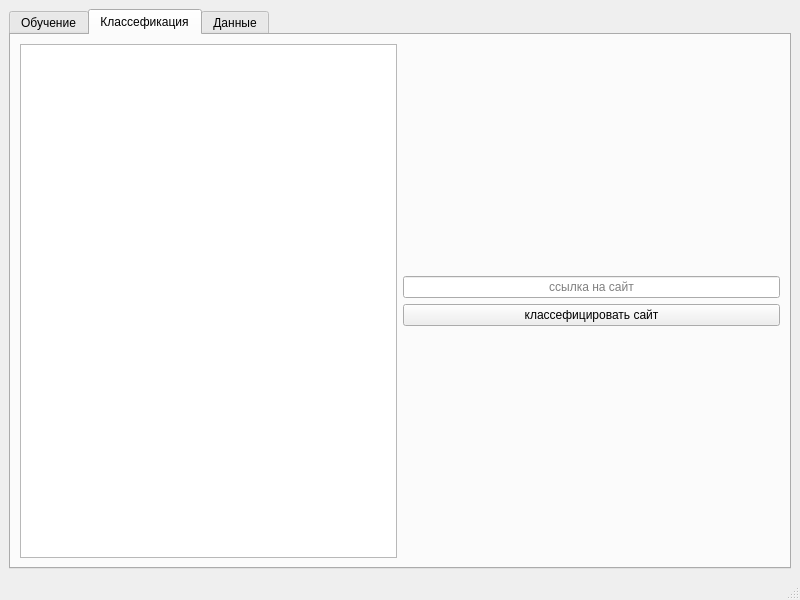
<?xml version="1.0" encoding="UTF-8"?>
<ui version="4.0">
 <class>MainWindow</class>
 <widget class="QMainWindow" name="MainWindow">
  <property name="geometry">
   <rect>
    <x>0</x>
    <y>0</y>
    <width>800</width>
    <height>600</height>
   </rect>
  </property>
  <property name="windowTitle">
   <string>Классефикатор сайтов</string>
  </property>
  <widget class="QWidget" name="centralwidget">
   <layout class="QHBoxLayout" name="horizontalLayout_4">
    <item>
     <widget class="QTabWidget" name="tabWidget">
      <property name="enabled">
       <bool>true</bool>
      </property>
      <property name="accessibleName">
       <string/>
      </property>
      <property name="autoFillBackground">
       <bool>false</bool>
      </property>
      <property name="currentIndex">
       <number>1</number>
      </property>
      <widget class="QWidget" name="train_tab">
       <attribute name="title">
        <string>Обучение</string>
       </attribute>
       <layout class="QHBoxLayout" name="horizontalLayout_2">
        <item>
         <layout class="QVBoxLayout" name="verticalLayout_2">
          <item>
           <widget class="QComboBox" name="ch_model">
            <item>
             <property name="text">
              <string>LogisticRegression</string>
             </property>
            </item>
            <item>
             <property name="text">
              <string>DecisionTreeClassifier</string>
             </property>
            </item>
            <item>
             <property name="text">
              <string>LinearDiscriminantAnalysis</string>
             </property>
            </item>
           </widget>
          </item>
          <item>
           <widget class="QComboBox" name="ch_cv">
            <item>
             <property name="text">
              <string>CountVectorizer</string>
             </property>
            </item>
            <item>
             <property name="text">
              <string>TfidfVectorizer</string>
             </property>
            </item>
           </widget>
          </item>
          <item>
           <widget class="QPushButton" name="train">
            <property name="text">
             <string>обучить</string>
            </property>
           </widget>
          </item>
          <item>
           <widget class="QPlainTextEdit" name="consol_train">
            <property name="enabled">
             <bool>true</bool>
            </property>
            <property name="mouseTracking">
             <bool>false</bool>
            </property>
            <property name="tabletTracking">
             <bool>false</bool>
            </property>
            <property name="verticalScrollBarPolicy">
             <enum>Qt::ScrollBarAsNeeded</enum>
            </property>
            <property name="horizontalScrollBarPolicy">
             <enum>Qt::ScrollBarAsNeeded</enum>
            </property>
            <property name="sizeAdjustPolicy">
             <enum>QAbstractScrollArea::AdjustIgnored</enum>
            </property>
            <property name="tabChangesFocus">
             <bool>false</bool>
            </property>
            <property name="lineWrapMode">
             <enum>QPlainTextEdit::NoWrap</enum>
            </property>
            <property name="readOnly">
             <bool>true</bool>
            </property>
            <property name="plainText">
             <string/>
            </property>
            <property name="overwriteMode">
             <bool>false</bool>
            </property>
            <property name="backgroundVisible">
             <bool>false</bool>
            </property>
            <property name="centerOnScroll">
             <bool>false</bool>
            </property>
            <property name="placeholderText">
             <string/>
            </property>
           </widget>
          </item>
         </layout>
        </item>
        <item>
         <widget class="QPlainTextEdit" name="plainTextEdit_3">
          <property name="readOnly">
           <bool>true</bool>
          </property>
          <property name="plainText">
           <string/>
          </property>
         </widget>
        </item>
       </layout>
      </widget>
      <widget class="QWidget" name="classer_tab">
       <attribute name="title">
        <string>Классефикация</string>
       </attribute>
       <layout class="QHBoxLayout" name="horizontalLayout">
        <item>
         <widget class="QPlainTextEdit" name="out_start">
          <property name="sizePolicy">
           <sizepolicy hsizetype="Expanding" vsizetype="Expanding">
            <horstretch>0</horstretch>
            <verstretch>0</verstretch>
           </sizepolicy>
          </property>
          <property name="lineWrapMode">
           <enum>QPlainTextEdit::NoWrap</enum>
          </property>
          <property name="readOnly">
           <bool>true</bool>
          </property>
         </widget>
        </item>
        <item>
         <layout class="QVBoxLayout" name="verticalLayout">
          <item>
           <spacer name="verticalSpacer">
            <property name="orientation">
             <enum>Qt::Vertical</enum>
            </property>
            <property name="sizeHint" stdset="0">
             <size>
              <width>20</width>
              <height>40</height>
             </size>
            </property>
           </spacer>
          </item>
          <item>
           <widget class="QLineEdit" name="lineEdit">
            <property name="alignment">
             <set>Qt::AlignCenter</set>
            </property>
            <property name="placeholderText">
             <string>ссылка на сайт</string>
            </property>
           </widget>
          </item>
          <item>
           <widget class="QPushButton" name="start">
            <property name="text">
             <string>классефицировать сайт</string>
            </property>
           </widget>
          </item>
          <item>
           <spacer name="verticalSpacer_2">
            <property name="orientation">
             <enum>Qt::Vertical</enum>
            </property>
            <property name="sizeHint" stdset="0">
             <size>
              <width>20</width>
              <height>40</height>
             </size>
            </property>
           </spacer>
          </item>
         </layout>
        </item>
       </layout>
      </widget>
      <widget class="QWidget" name="data_tab">
       <attribute name="title">
        <string>Данные</string>
       </attribute>
       <layout class="QHBoxLayout" name="horizontalLayout_5">
        <item>
         <layout class="QVBoxLayout" name="verticalLayout_4">
          <item>
           <layout class="QHBoxLayout" name="horizontalLayout_7">
            <item>
             <widget class="QLineEdit" name="link_inp">
              <property name="placeholderText">
               <string>ссылка</string>
              </property>
             </widget>
            </item>
            <item>
             <widget class="QComboBox" name="get_class">
              <item>
               <property name="text">
                <string>авто</string>
               </property>
              </item>
              <item>
               <property name="text">
                <string>культура</string>
               </property>
              </item>
              <item>
               <property name="text">
                <string>спорт</string>
               </property>
              </item>
              <item>
               <property name="text">
                <string>юмор</string>
               </property>
              </item>
              <item>
               <property name="text">
                <string>образование</string>
               </property>
              </item>
              <item>
               <property name="text">
                <string>бизнес</string>
               </property>
              </item>
              <item>
               <property name="text">
                <string>путешествие</string>
               </property>
              </item>
             </widget>
            </item>
            <item>
             <widget class="QPushButton" name="add">
              <property name="text">
               <string>добавить</string>
              </property>
             </widget>
            </item>
           </layout>
          </item>
          <item>
           <widget class="QPushButton" name="pushButton_pars">
            <property name="text">
             <string>парсить данные</string>
            </property>
           </widget>
          </item>
          <item>
           <widget class="QPushButton" name="pushButton_get_file">
            <property name="text">
             <string>выгрузка данных</string>
            </property>
           </widget>
          </item>
          <item>
           <widget class="QPlainTextEdit" name="data_plane_text_1">
            <property name="readOnly">
             <bool>true</bool>
            </property>
           </widget>
          </item>
         </layout>
        </item>
        <item>
         <widget class="QPlainTextEdit" name="data_plane_text_2">
          <property name="readOnly">
           <bool>true</bool>
          </property>
         </widget>
        </item>
       </layout>
      </widget>
     </widget>
    </item>
   </layout>
  </widget>
  <widget class="QStatusBar" name="statusbar"/>
 </widget>
 <resources/>
 <connections/>
</ui>
